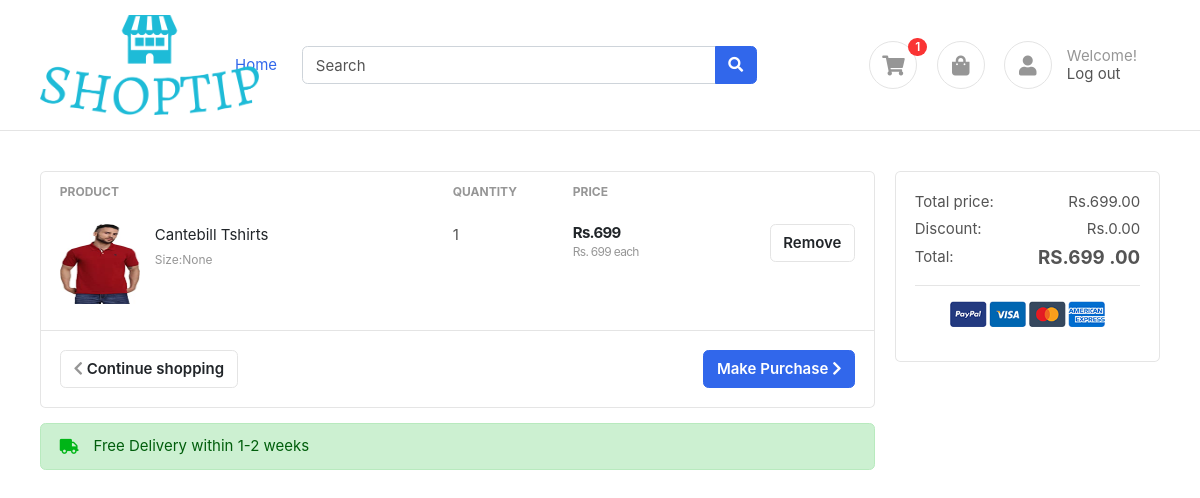
/accounts/cart/ (signed in), run on the app's committed database.
### accounts/models.py (models this page shows, shortened)
class Profile(BaseModel):
    user= models.OneToOneField(User,on_delete=models.CASCADE,related_name='profile')
    is_email_verified=models.BooleanField(default=False)
    email_token=models.CharField(max_length=50)
    profile_image= models.ImageField(upload_to='profile')
    address= models.TextField(max_length=200)
    mobile_no= models.CharField(max_length=10 )
    def get_cart_count(self):
        return CartItem.objects.filter(cart__is_paid=False, cart__user= self.user).count()

class CartItem(BaseModel):
    cart= models.ForeignKey(Cart,on_delete=models.CASCADE,related_name='cart_items')
    product= models.ForeignKey(Products,on_delete=models.SET_NULL,null=True,blank=True )
    size= models.ForeignKey(SizeVariant,on_delete=models.SET_NULL,null=True,blank=True )
    quantity= models.CharField(max_length=10,default='1')
    def get_product_price(self):
        price=[self.product.price]
        if self.size:
            size_price= self.size.price
            price.append(size_price)
        return sum(price)

### products/models.py (models this page shows, shortened)
class Products(BaseModel):
    product_name= models.CharField(max_length=100)
    slug= models.SlugField(unique=True,null=True,blank=True)
    category=models.ForeignKey(Category,on_delete=models.CASCADE,related_name="products")
    price=models.IntegerField(default=0)
    product_description=models.TextField()
    color= models.ManyToManyField(ColorVariant,blank=True)
    size= models.ManyToManyField(SizeVariant,blank=True)

class ProductImage(BaseModel):
    product= models.ForeignKey(Products,on_delete=models.CASCADE,related_name='product_images')
    image=models.ImageField(upload_to='product')

### accounts/views.py (the view)
# urls.py: path('cart/',cart,name='cart'),
def cart(request):
    user= request.user
    cart= Cart.objects.get(user=user)
    cartitem= CartItem.objects.filter(cart=cart)
    total=get_cart_total(cartitem)
    discount=get_discount(total)
    final_price= total - discount
    context= {'cartitem':cartitem,'get_total':total,'get_discount':discount,'final_price':final_price}
    return render(request,'accounts/cart.html',context)

### accounts/views.py (called while the page is built)
def get_cart_total(cart_items):
        price= []
        for cart_item in cart_items:
            quantity= int(cart_item.quantity)
            if quantity > 1:
                price.append((cart_item.product.price * quantity))
            else:
                price.append(cart_item.product.price)
            if cart_item.size:
                price.append(cart_item.size.price)
        print(price)
        return sum(price)

def get_discount(total_price):
    if total_price>=1000 and total_price<3000:
        discount=100
    elif total_price >= 3000 and total_price < 5000:
        discount=500
    elif total_price>=5000:
        discount=800
    else:
        discount=0
    return discount

### templates/accounts/cart.html
{% extends 'base/base.html' %}
{% block start %}
<section class="section-content padding-y">
    <div class="container">
        <div class="row">
            <main class="col-md-9">
                <div class="card">
                    <table class="table table-borderless table-shopping-cart">
                        <thead class="text-muted">
                            <tr class="small text-uppercase">
                                <th scope="col">Product</th>
                                <th scope="col" width="120">Quantity</th>
                                <th scope="col" width="120">Price</th>
                                <th scope="col" class="text-right" width="200"> </th>
                            </tr>
                        </thead>
                        <tbody>
                            {% for item in cartitem %}
                            <tr>
                                <td>
                                    <figure class="itemside">
                                        <div class="aside"><img src="/media/{{item.product.product_images.first.image}} " class="img-sm"></div>
                                        <figcaption class="info">
                                            <a href="#" class="title text-dark">{{item.product.product_name}} </a>
                                            <p class="text-muted small">Size:{{item.size}} </p>
                                        </figcaption>
                                    </figure>
                                </td>
                                <td>
                                    <span>
                                        {{item.quantity}}
                                    </span>
                                </td>
                                <td>
                                    <div class="price-wrap">
                                        <var class="price">Rs.{{item.get_product_price}} </var>
                                        <small class="text-muted"> Rs. {{item.product.price}} each </small>
                                    </div>
                                </td>
                                <td class="text-right">
                                    <a href="{% url 'remove_item' item.uid %}" class="btn btn-light"> Remove</a>
                                </td>
                            </tr>
                            {% endfor %}
</tbody>
</table>
    <div class="card-body border-top">
        <a href="#" class="btn btn-primary float-md-right"> Make Purchase <i class="fa fa-chevron-right"></i> </a>
        <a href="{% url 'index' %}" class="btn btn-light"> <i class="fa fa-chevron-left"></i> Continue shopping </a>
    </div>
</div>
<div class="alert alert-success mt-3">
    <p class="icontext"><i class="icon text-success fa fa-truck"></i> Free Delivery within 1-2 weeks</p>
</div>
</main>
<aside class="col-md-3">
    <div class="card">
        <div class="card-body">
            <dl class="dlist-align">
                <dt>Total price:</dt>
                <dd class="text-right">Rs.{{get_total}}.00 </dd>
            </dl>
            <dl class="dlist-align">
                <dt>Discount:</dt>
                <dd class="text-right">Rs.{{get_discount}}.00 </dd>
            </dl>
            <dl class="dlist-align">
                <dt>Total:</dt>
                <dd class="text-right  h5"><strong>RS.{{final_price}} .00</strong></dd>
            </dl>
            <hr>
            <p class="text-center mb-3">
                <img src="/media/images/misc/payments.png" height="26">
            </p>
        </div>
    </div>
</aside>
</div>
    </div>
    </section>
    {% endblock  %}

### templates/base/base.html (shortened to what this page needs)
<!DOCTYPE HTML>
<html lang="en">
<head>
<link href="/media/css/bootstrap.css" rel="stylesheet" type="text/css"/>
<link href="/media/fonts/fontawesome/css/all.min.css" type="text/css" rel="stylesheet">
<link href="/media/css/ui.css" rel="stylesheet" type="text/css"/>
<link href="/media/css/responsive.css" rel="stylesheet" />
</head>
<body>
	<header class="section-header">
		<section class="header-main border-bottom">
			<div class="container">
		<div class="row align-items-center">
			<div class="col-lg-2 col-4">
				<div class="brand-wrap">
					<img class="logo" src="/media/images/logos/logo.png" alt="img">
				</div>
			</div>
			<div class="text">
				<span class="text-muted"><a class="nav-link" href="{% url 'index' %}">Home</a></span>
			</div>
			<div class="col-lg-5 col-sm-12">
				<form action="#" class="search">
					<div class="input-group w-100">
						<input type="text" class="form-control" placeholder="Search">
						<div class="input-group-append">
						<button class="btn btn-primary" type="submit">
							<i class="fa fa-search"></i>
						</button>
						</div>
					</div>
				</form>
			</div>
			<div class="col-lg-4 col-sm-6 col-8">
				<div class="widgets-wrap float-md-right">
					<div class="widget-header  mr-3">
						<a href="{% url 'cart' %}" class="icon icon-sm rounded-circle border"><i class="fa fa-shopping-cart"></i></a>
						<span class="badge badge-pill badge-danger notify">
							{% if request.user %}
							{{request.user.profile.get_cart_count}}
							{% else %}
							<span>0</span>
							{% endif %}
						</span>
					</div>
					<div class="widget-header  mr-3">
						<a href="#" class="icon icon-sm rounded-circle border"><i class="fa fa-shopping-bag" aria-hidden="true"></i></a>
					</div>
					<div class="widget-header icontext">
						<a href="{% url 'profile' %}" class="icon icon-sm rounded-circle border"><i class="fa fa-user"></i></a>
						<div class="text">
							<span class="text-muted">Welcome!</span>
							<div>
								{% if request.user.is_authenticated %}
								<a href="{% url 'logout' %}">Log out</a>
								{% else %}
								<a href="{% url 'login' %}">Sign in</a> |
								<a href="{% url 'register' %}"> Register</a>
								{% endif %}
							</div>
						</div>
					</div>
				</div>
			</div>
		</div>
			</div>
		</section>
		</header>
	{% block start %}
	{% endblock  %}
	</body>
</html>

### public/static/css/ui.css (style rules this page uses)
html { font-family: 'Inter', sans-serif; font-size: 15px; }
.price-wrap { letter-spacing: -0.7px; }
.icon-xs, .icon-sm, .icon-md, .icon-lg { display: inline-block; text-align: center; flex-shrink: 0; flex-grow: 0; }
.icon-sm { width: 48px; height: 48px; line-height: 48px; font-size: 20px; }
.img-xs, .img-sm, .img-md, .img-lg { object-fit:fill; flex-shrink: 0; flex-grow: 0; }
.img-sm { width: 80px; height: 80px; }
.padding-y { padding-top: 40px; padding-bottom: 40px; }
var { font-style: normal; }
figure { margin-bottom: 0; }
.card .title { color: #212529; }
p:last-child { margin-bottom: 0; }
.header-main { position: relative; padding-top: 1rem; padding-bottom: 1rem; }
.brand-wrap .logo, .navbar-brand .logo { margin-right: 7px; max-height: 100px; display: inline-block; }
.widget-header { display: inline-block; vertical-align: middle; position: relative; }
.widget-header a { color: #545454; }
.widget-header i { color: #969696; }
.widget-header .notify { position: absolute; top: -3px; right: -10px; }
.btn-light { background-color: #fff; border-color: #e4e4e4; }
.btn-light i { color: #969696; }
.itemside { position: relative; display: flex; width: 100%; }
.itemside .aside { position: relative; flex-shrink: 0; }
.itemside .info { padding-left: 15px; padding-right: 7px; }
.itemside p { margin-bottom: 0; }
.itemside .title { display: block; margin-bottom: 5px; color: #212529; }
[class*="dlist-"] { margin-bottom: 5px; }
[class*="dlist-"] dd { margin-bottom: 0; }
.dlist-align { display: flex; }
.dlist-align dt { width: 120px; word-wrap: break-word; font-weight: normal; }
.dlist-align dd { flex-grow: 1; }
.icontext { display: inline-flex; align-items: center; vertical-align: middle; }
.icontext .text { width: 100%; line-height: 1.2; color: #212529; }
.icontext .icon { position: relative; margin-right: 15px; flex-shrink: 0; flex-grow: 0; }
.notify { position: absolute; top: -4px; right: -10px; display: inline-block; padding: .25em .6em; font-size: 12px; line-height: 1; text-align: center; border-radius: 3rem; color: #fff; background-color: #fa3434; }
.price { font-weight: 600; color: #212529; }
.table-shopping-cart.table td, .table-shopping-cart.table th { padding-left: 1.25rem; padding-right: 1.25rem; }
.table-shopping-cart .price-wrap { line-height: 1.2; }
.table-shopping-cart .price { font-weight: bold; margin-right: 5px; display: block; }

### data on the page
CartItem: product.product_images.first.image (picture), product.product_name "Cantebill Tshirts", size "None", quantity "1", get_product_price "699", product.price "699"

### other printed values
{{ request.user.profile.get_cart_count }} "1"
{{ get_total }} "699"
{{ get_discount }} "0"
{{ final_price }} "699"
